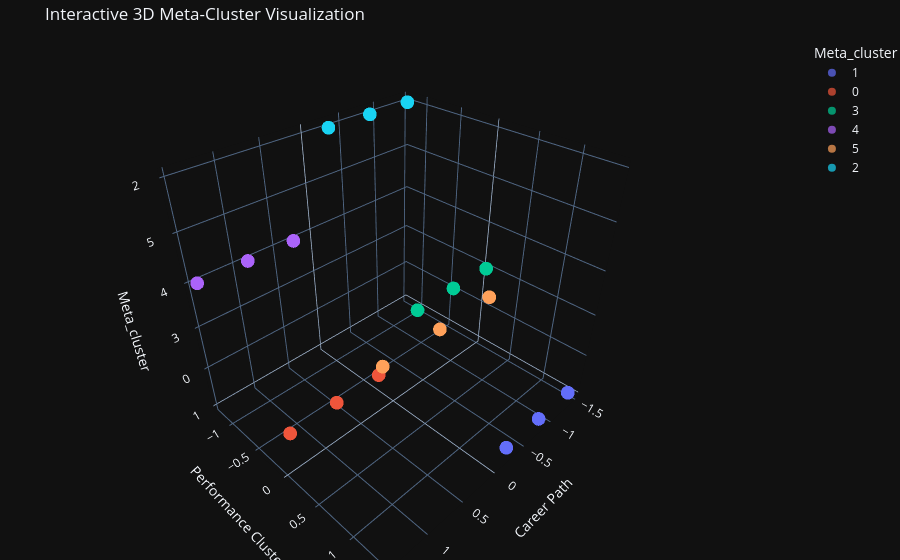

Notebook code cell kept with this figure:
### Code cell
import plotly.express as px

# Create 3D Plot
fig_3d = px.scatter_3d(
    df_plot, 
    x='Career Path', 
    y='Student Performance', 
    z='Meta_cluster',
    color='Meta_cluster',
    hover_data=['Career Path'],
    title='Interactive 3D Meta-Cluster Visualization',
    labels={'SVD1': 'SVD 1', 'SVD2': 'SVD 2', 'Student Performance': 'Performance Cluster'},
    template='plotly_dark',
    opacity=0.7
)

# Update layout to make it look cleaner
fig_3d.update_layout(margin=dict(l=0, r=0, b=0, t=40))
fig_3d.show()
